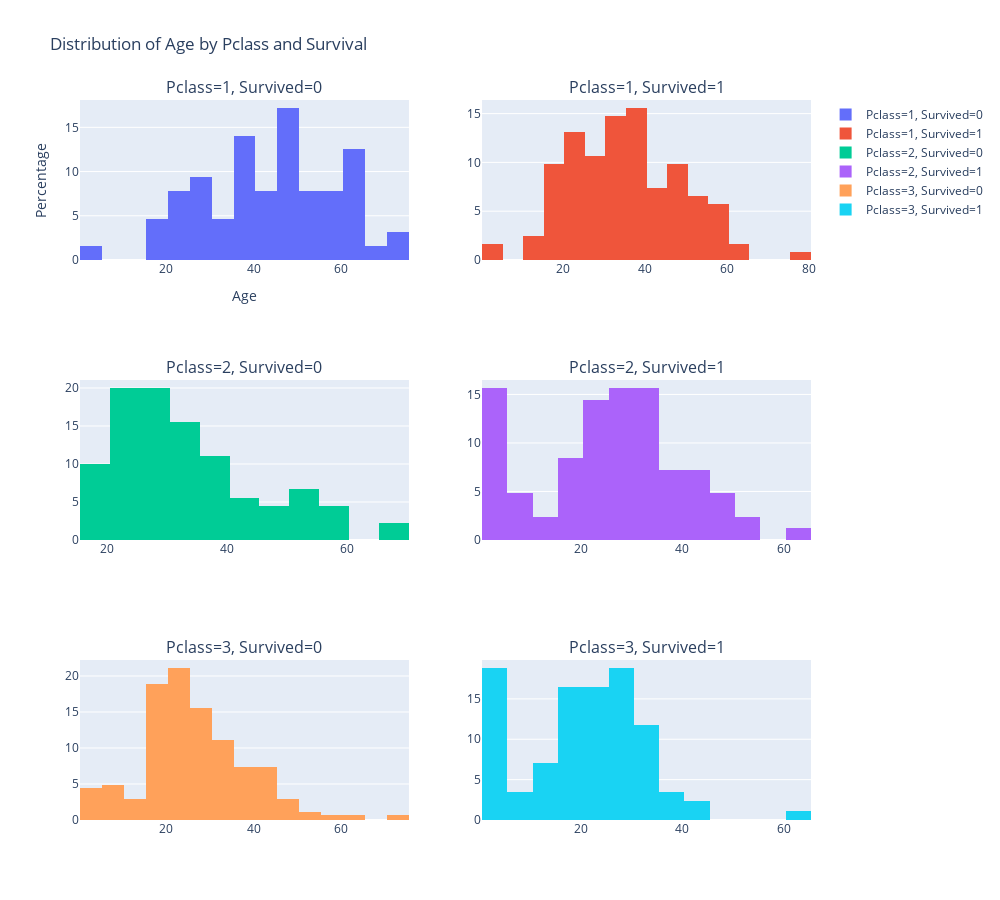

Notebook cell for this chart:
### Markdown cell above
#### Based on the Age vs Survived Histograms:

**<u>Observations</u>**

- Infants (Age <=4) had high survival rate.
- Large number of 15-25 year olds did not survive.
- Most passengers are in 15-35 age range.

**<u>Decisions</u>**

- We should consider Age (classifying #2) in our model training.
- Complete the Age feature for null values (completing #1).
- We should band age groups (engineering #3).

### Code cell
# Create subplots
fig = subplots.make_subplots(rows=3, cols=2, subplot_titles=("Pclass=1, Survived=0", "Pclass=1, Survived=1",
                                                            "Pclass=2, Survived=0", "Pclass=2, Survived=1",
                                                            "Pclass=3, Survived=0", "Pclass=3, Survived=1"))

# Create histograms for each subplot
for pclass_val in [1, 2, 3]:
    for survived_val in [0, 1]:
        age_data = passenger_df_train[(passenger_df_train['Pclass'] == pclass_val) & (passenger_df_train['Survived'] == survived_val)]['Age']
        histogram = go.Histogram(x=age_data, histnorm='percent', name=f'Pclass={pclass_val}, Survived={survived_val}', xbins=dict(start=passenger_df_train['Age'].min(), end=passenger_df_train['Age'].max(), size=5))
        fig.add_trace(histogram, row=pclass_val, col=survived_val + 1)

# Update layout
fig.update_layout(title_text="Distribution of Age by Pclass and Survival",
                  xaxis_title="Age",
                  yaxis_title="Percentage",
                  height=900, width=1000)

# Show the plot
fig.show()

### Figure 1 — Plotly figure (JSON) as saved in the notebook; plotly's stock layout.template omitted (floating-point values rounded to 4 significant figures; data arrays with more than 128 entries replaced by an {"elided": "..."} marker saying what was removed)
{"data": [{"histnorm": "percent", "name": "Pclass=1, Survived=0", "type": "histogram", "x": [54, 19, 40, 28, 42, 65, 45, null, 28, 46, 71, 21, 47, 24, 54, 37, 24, 51, null, 61, 56, 50, null, 44, 62, 52, 40, null, 37, null, null, 2, 45.5, 38, 29, 45, null, 22, 27, 50, 64, 30, 65, 47, 56, null, 58, 55, 71, 25, 18, 47, null, 45, 50, 64, 62, null, 36, null, 61, null, 58, 47, 31, 60, 49, null, 36, 70, 19, null, 29, 46, null, 39, null, 38, 31, 33], "xaxis": "x", "xbins": {"end": 80, "size": 5, "start": 0.42}, "yaxis": "y"}, {"histnorm": "percent", "name": "Pclass=1, Survived=1", "type": "histogram", "x": {"elided": "136 float values"}, "xaxis": "x2", "xbins": {"end": 80, "size": 5, "start": 0.42}, "yaxis": "y2"}, {"histnorm": "percent", "name": "Pclass=2, Survived=0", "type": "histogram", "x": [35, 66, 27, 32, 21, 34, 29, 21, 32.5, 25, 23, 18, 19, 36.5, 42, 51, 30, null, 19, 24, 30, 42, 30, 27, 18, 59, 24, 44, 19, 33, 29, 54, 36, null, 36, 30, 26, 43, 54, 28, 25, 36, 38, 29, 18, 46, 23, 34, null, 30, 31, 36, 48, null, 34, null, 23, 27, 28, 54, 47, 37, 26, 57, 31, 24, 23, 32, 25, 70, null, 60, 25, 52, 39, 52, 34, 50, 25, null, 23, 23, 18, 57, 16, 39, 34, 39, 35, 31, 16, 28, 44, 21, 24, 28, 27], "xaxis": "x3", "xbins": {"end": 80, "size": 5, "start": 0.42}, "yaxis": "y3"}, {"histnorm": "percent", "name": "Pclass=2, Survived=1", "type": "histogram", "x": [14, 55, null, 34, 3, 29, 21, 5, 29, 0.83, 17, 34, 32.5, 29, 40, 1, 32, 3, 35, 19, 8, 24, 50, 41, 42, null, 24, 30, 22, 36, 2, 24, 40, 36, 17, 28, 3, 34, 18, 28, 19, 42, 24, 45, 28, 13, 50, 33, 23, 33, 34, 36, 50, 2, 7, 32, 19, null, 8, 62, 34, 25, null, 24, 22, 24, 4, 28, 18, 40, 31, 45, 27, 6, 30, 30, 4, 48, 0.67, 54, 31, 1, 0.83, 42, 27, 28, 25], "xaxis": "x4", "xbins": {"end": 80, "size": 5, "start": 0.42}, "yaxis": "y4"}, {"histnorm": "percent", "name": "Pclass=3, Survived=0", "type": "histogram", "x": {"elided": "372 float values"}, "xaxis": "x5", "xbins": {"end": 80, "size": 5, "start": 0.42}, "yaxis": "y5"}, {"histnorm": "percent", "name": "Pclass=3, Survived=1", "type": "histogram", "x": [26, 27, 4, null, 15, 38, null, null, null, 14, 19, null, null, 17, 32, 30, 29, null, 33, 21, null, null, 12, 24, null, 22, 24, 27, 16, 9, 1, 4, null, 19, null, 18, 26, 16, 27, 16, 5, null, 29, 3, 25, 25, null, 35, 19, 30, 22, null, null, 26, 31, null, 45, null, 3, null, null, null, null, 22, 1, 21, 24, 39, 44, 32, null, null, 5, 29, 0.75, 2, 63, 9, 26, 29, null, 22, 22, 36, 32, null, 32, null, 20, null, 0.75, 23, null, 20, 18, 4, null, null, null, null, 31, 6, 20, 5, 13, 18, 1, 31, 0.42, 27, 27, 27, null, 15, 32, 18, 24, 4, 15], "xaxis": "x6", "xbins": {"end": 80, "size": 5, "start": 0.42}, "yaxis": "y6"}], "layout": {"annotations": [{"font": {"size": 16}, "showarrow": false, "text": "Pclass=1, Survived=0", "x": 0.225, "xanchor": "center", "xref": "paper", "y": 1, "yanchor": "bottom", "yref": "paper"}, {"font": {"size": 16}, "showarrow": false, "text": "Pclass=1, Survived=1", "x": 0.775, "xanchor": "center", "xref": "paper", "y": 1, "yanchor": "bottom", "yref": "paper"}, {"font": {"size": 16}, "showarrow": false, "text": "Pclass=2, Survived=0", "x": 0.225, "xanchor": "center", "xref": "paper", "y": 0.6111, "yanchor": "bottom", "yref": "paper"}, {"font": {"size": 16}, "showarrow": false, "text": "Pclass=2, Survived=1", "x": 0.775, "xanchor": "center", "xref": "paper", "y": 0.6111, "yanchor": "bottom", "yref": "paper"}, {"font": {"size": 16}, "showarrow": false, "text": "Pclass=3, Survived=0", "x": 0.225, "xanchor": "center", "xref": "paper", "y": 0.2222, "yanchor": "bottom", "yref": "paper"}, {"font": {"size": 16}, "showarrow": false, "text": "Pclass=3, Survived=1", "x": 0.775, "xanchor": "center", "xref": "paper", "y": 0.2222, "yanchor": "bottom", "yref": "paper"}], "height": 900, "title": {"text": "Distribution of Age by Pclass and Survival"}, "width": 1000, "xaxis": {"anchor": "y", "autorange": true, "domain": [0, 0.45], "range": [0.42, 75.42], "title": {"text": "Age"}, "type": "linear"}, "xaxis2": {"anchor": "y2", "autorange": true, "domain": [0.55, 1], "range": [0.42, 80.42], "type": "linear"}, "xaxis3": {"anchor": "y3", "autorange": true, "domain": [0, 0.45], "range": [15.42, 70.42], "type": "linear"}, "xaxis4": {"anchor": "y4", "autorange": true, "domain": [0.55, 1], "range": [0.42, 65.42], "type": "linear"}, "xaxis5": {"anchor": "y5", "autorange": true, "domain": [0, 0.45], "range": [0.42, 75.42], "type": "linear"}, "xaxis6": {"anchor": "y6", "autorange": true, "domain": [0.55, 1], "range": [0.42, 65.42], "type": "linear"}, "yaxis": {"anchor": "x", "autorange": true, "domain": [0.7778, 1], "range": [0, 18.09], "title": {"text": "Percentage"}}, "yaxis2": {"anchor": "x2", "autorange": true, "domain": [0.7778, 1], "range": [0, 16.39]}, "yaxis3": {"anchor": "x3", "autorange": true, "domain": [0.3889, 0.6111], "range": [0, 21.05]}, "yaxis4": {"anchor": "x4", "autorange": true, "domain": [0.3889, 0.6111], "range": [0, 16.49]}, "yaxis5": {"anchor": "x5", "autorange": true, "domain": [0, 0.2222], "range": [0, 22.22]}, "yaxis6": {"anchor": "x6", "autorange": true, "domain": [0, 0.2222], "range": [0, 19.81]}}}
